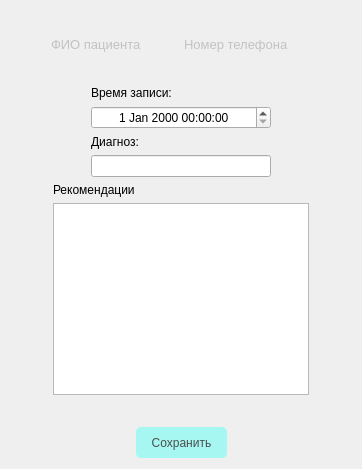
            <widget class="QWidget" name="page_15">
             <layout class="QGridLayout" name="gridLayout_3">
              <item row="0" column="0">
               <layout class="QVBoxLayout" name="verticalLayout_21">
                <item>
                 <layout class="QHBoxLayout" name="horizontalLayout_55">
                  <item>
                   <widget class="QPushButton" name="btn_37">
                    <property name="styleSheet">
                     <string notr="true">QPushButton{
	border: none;
	color: white;
	
}</string>
                    </property>
                    <property name="text">
                     <string/>
                    </property>
                    <property name="icon">
                     <iconset>
                      <normaloff>../images/Icons8-Ios7-Arrows-Back.ico</normaloff>../images/Icons8-Ios7-Arrows-Back.ico</iconset>
                    </property>
                   </widget>
                  </item>
                  <item>
                   <spacer name="horizontalSpacer_91">
                    <property name="orientation">
                     <enum>Qt::Horizontal</enum>
                    </property>
                    <property name="sizeHint" stdset="0">
                     <size>
                      <width>40</width>
                      <height>20</height>
                     </size>
                    </property>
                   </spacer>
                  </item>
                 </layout>
                </item>
                <item>
                 <layout class="QHBoxLayout" name="horizontalLayout_8">
                  <item>
                   <spacer name="horizontalSpacer_7">
                    <property name="orientation">
                     <enum>Qt::Horizontal</enum>
                    </property>
                    <property name="sizeHint" stdset="0">
                     <size>
                      <width>40</width>
                      <height>20</height>
                     </size>
                    </property>
                   </spacer>
                  </item>
                  <item>
                   <layout class="QVBoxLayout" name="verticalLayout_19">
                    <item>
                     <layout class="QHBoxLayout" name="horizontalLayout_92">
                      <item>
                       <layout class="QVBoxLayout" name="verticalLayout_55">
                        <item>
                         <widget class="QLabel" name="label_37">
                          <property name="font">
                           <font>
                            <pointsize>10</pointsize>
                           </font>
                          </property>
                          <property name="styleSheet">
                           <string notr="true">QLabel{
	color: rgb(194, 194, 194)
	
}</string>
                          </property>
                          <property name="text">
                           <string>ФИО пациента</string>
                          </property>
                         </widget>
                        </item>
                        <item>
                         <widget class="QLabel" name="label_38">
                          <property name="font">
                           <font>
                            <pointsize>14</pointsize>
                           </font>
                          </property>
                          <property name="text">
                           <string/>
                          </property>
                         </widget>
                        </item>
                       </layout>
                      </item>
                      <item>
                       <layout class="QVBoxLayout" name="verticalLayout_56">
                        <item>
                         <widget class="QLabel" name="label_39">
                          <property name="font">
                           <font>
                            <pointsize>10</pointsize>
                           </font>
                          </property>
                          <property name="styleSheet">
                           <string notr="true">QLabel{
	color: rgb(194, 194, 194)
	
}</string>
                          </property>
                          <property name="text">
                           <string>Номер телефона</string>
                          </property>
                         </widget>
                        </item>
                        <item>
                         <widget class="QLabel" name="label_40">
                          <property name="font">
                           <font>
                            <pointsize>14</pointsize>
                           </font>
                          </property>
                          <property name="text">
                           <string/>
                          </property>
                         </widget>
                        </item>
                       </layout>
                      </item>
                     </layout>
                    </item>
                    <item>
                     <layout class="QHBoxLayout" name="horizontalLayout_7">
                      <item>
                       <spacer name="horizontalSpacer_21">
                        <property name="orientation">
                         <enum>Qt::Horizontal</enum>
                        </property>
                        <property name="sizeHint" stdset="0">
                         <size>
                          <width>40</width>
                          <height>20</height>
                         </size>
                        </property>
                       </spacer>
                      </item>
                      <item>
                       <layout class="QVBoxLayout" name="verticalLayout_14">
                        <item>
                         <widget class="QLabel" name="label_41">
                          <property name="text">
                           <string>Время записи:</string>
                          </property>
                         </widget>
                        </item>
                        <item>
                         <widget class="QDateTimeEdit" name="dateTimeEdit_2">
                          <property name="minimumSize">
                           <size>
                            <width>180</width>
                            <height>0</height>
                           </size>
                          </property>
                          <property name="alignment">
                           <set>Qt::AlignCenter</set>
                          </property>
                         </widget>
                        </item>
                       </layout>
                      </item>
                      <item>
                       <spacer name="horizontalSpacer_47">
                        <property name="orientation">
                         <enum>Qt::Horizontal</enum>
                        </property>
                        <property name="sizeHint" stdset="0">
                         <size>
                          <width>40</width>
                          <height>20</height>
                         </size>
                        </property>
                       </spacer>
                      </item>
                     </layout>
                    </item>
                    <item>
                     <layout class="QHBoxLayout" name="horizontalLayout_3">
                      <item>
                       <spacer name="horizontalSpacer_48">
                        <property name="orientation">
                         <enum>Qt::Horizontal</enum>
                        </property>
                        <property name="sizeHint" stdset="0">
                         <size>
                          <width>40</width>
                          <height>20</height>
                         </size>
                        </property>
                       </spacer>
                      </item>
                      <item>
                       <layout class="QVBoxLayout" name="verticalLayout_20">
                        <item>
                         <widget class="QLabel" name="label_12">
                          <property name="text">
                           <string>Диагноз:</string>
                          </property>
                         </widget>
                        </item>
                        <item>
                         <widget class="QLineEdit" name="lineEdit_2">
                          <property name="sizePolicy">
                           <sizepolicy hsizetype="Expanding" vsizetype="Fixed">
                            <horstretch>0</horstretch>
                            <verstretch>0</verstretch>
                           </sizepolicy>
                          </property>
                          <property name="minimumSize">
                           <size>
                            <width>180</width>
                            <height>0</height>
                           </size>
                          </property>
                         </widget>
                        </item>
                       </layout>
                      </item>
                      <item>
                       <spacer name="horizontalSpacer_49">
                        <property name="orientation">
                         <enum>Qt::Horizontal</enum>
                        </property>
                        <property name="sizeHint" stdset="0">
                         <size>
                          <width>40</width>
                          <height>20</height>
                         </size>
                        </property>
                       </spacer>
                      </item>
                     </layout>
                    </item>
                   </layout>
                  </item>
                  <item>
                   <spacer name="horizontalSpacer_97">
                    <property name="orientation">
                     <enum>Qt::Horizontal</enum>
                    </property>
                    <property name="sizeHint" stdset="0">
                     <size>
                      <width>40</width>
                      <height>20</height>
                     </size>
                    </property>
                   </spacer>
                  </item>
                 </layout>
                </item>
                <item>
                 <layout class="QVBoxLayout" name="verticalLayout_60">
                  <item>
                   <layout class="QHBoxLayout" name="horizontalLayout_96">
                    <item>
                     <spacer name="horizontalSpacer_146">
                      <property name="orientation">
                       <enum>Qt::Horizontal</enum>
                      </property>
                      <property name="sizeHint" stdset="0">
                       <size>
                        <width>40</width>
                        <height>20</height>
                       </size>
                      </property>
                     </spacer>
                    </item>
                    <item>
                     <layout class="QVBoxLayout" name="verticalLayout_58">
                      <item>
                       <widget class="QLabel" name="label_42">
                        <property name="text">
                         <string>Рекомендации</string>
                        </property>
                       </widget>
                      </item>
                      <item>
                       <widget class="QTextEdit" name="textEdit_4">
                        <property name="minimumSize">
                         <size>
                          <width>220</width>
                          <height>121</height>
                         </size>
                        </property>
                       </widget>
                      </item>
                     </layout>
                    </item>
                    <item>
                     <spacer name="horizontalSpacer_147">
                      <property name="orientation">
                       <enum>Qt::Horizontal</enum>
                      </property>
                      <property name="sizeHint" stdset="0">
                       <size>
                        <width>40</width>
                        <height>20</height>
                       </size>
                      </property>
                     </spacer>
                    </item>
                   </layout>
                  </item>
                  <item>
                   <layout class="QVBoxLayout" name="verticalLayout_59">
                    <item>
                     <layout class="QHBoxLayout" name="horizontalLayout_95">
                      <item>
                       <spacer name="horizontalSpacer_150">
                        <property name="orientation">
                         <enum>Qt::Horizontal</enum>
                        </property>
                        <property name="sizeHint" stdset="0">
                         <size>
                          <width>40</width>
                          <height>20</height>
                         </size>
                        </property>
                       </spacer>
                      </item>
                      <item>
                       <widget class="QLabel" name="label_43">
                        <property name="minimumSize">
                         <size>
                          <width>171</width>
                          <height>20</height>
                         </size>
                        </property>
                        <property name="text">
                         <string/>
                        </property>
                        <property name="alignment">
                         <set>Qt::AlignCenter</set>
                        </property>
                       </widget>
                      </item>
                      <item>
                       <spacer name="horizontalSpacer_151">
                        <property name="orientation">
                         <enum>Qt::Horizontal</enum>
                        </property>
                        <property name="sizeHint" stdset="0">
                         <size>
                          <width>40</width>
                          <height>20</height>
                         </size>
                        </property>
                       </spacer>
                      </item>
                     </layout>
                    </item>
                    <item>
                     <layout class="QHBoxLayout" name="horizontalLayout_94">
                      <item>
                       <spacer name="horizontalSpacer_148">
                        <property name="orientation">
                         <enum>Qt::Horizontal</enum>
                        </property>
                        <property name="sizeHint" stdset="0">
                         <size>
                          <width>40</width>
                          <height>20</height>
                         </size>
                        </property>
                       </spacer>
                      </item>
                      <item>
                       <widget class="QPushButton" name="btn_61">
                        <property name="sizePolicy">
                         <sizepolicy hsizetype="Fixed" vsizetype="Fixed">
                          <horstretch>0</horstretch>
                          <verstretch>0</verstretch>
                         </sizepolicy>
                        </property>
                        <property name="minimumSize">
                         <size>
                          <width>91</width>
                          <height>31</height>
                         </size>
                        </property>
                        <property name="styleSheet">
                         <string notr="true">QPushButton{
	border-radius: 5px;
	background-color: #a6f7f1;
   	transition: 2s linear; 
	color: #4c4d4d;
}

QPushButton:hover{
	background-color: #89f0ea;
}

</string>
                        </property>
                        <property name="text">
                         <string>Сохранить</string>
                        </property>
                       </widget>
                      </item>
                      <item>
                       <spacer name="horizontalSpacer_149">
                        <property name="orientation">
                         <enum>Qt::Horizontal</enum>
                        </property>
                        <property name="sizeHint" stdset="0">
                         <size>
                          <width>40</width>
                          <height>20</height>
                         </size>
                        </property>
                       </spacer>
                      </item>
                     </layout>
                    </item>
                   </layout>
                  </item>
                 </layout>
                </item>
               </layout>
              </item>
             </layout>
            </widget>
